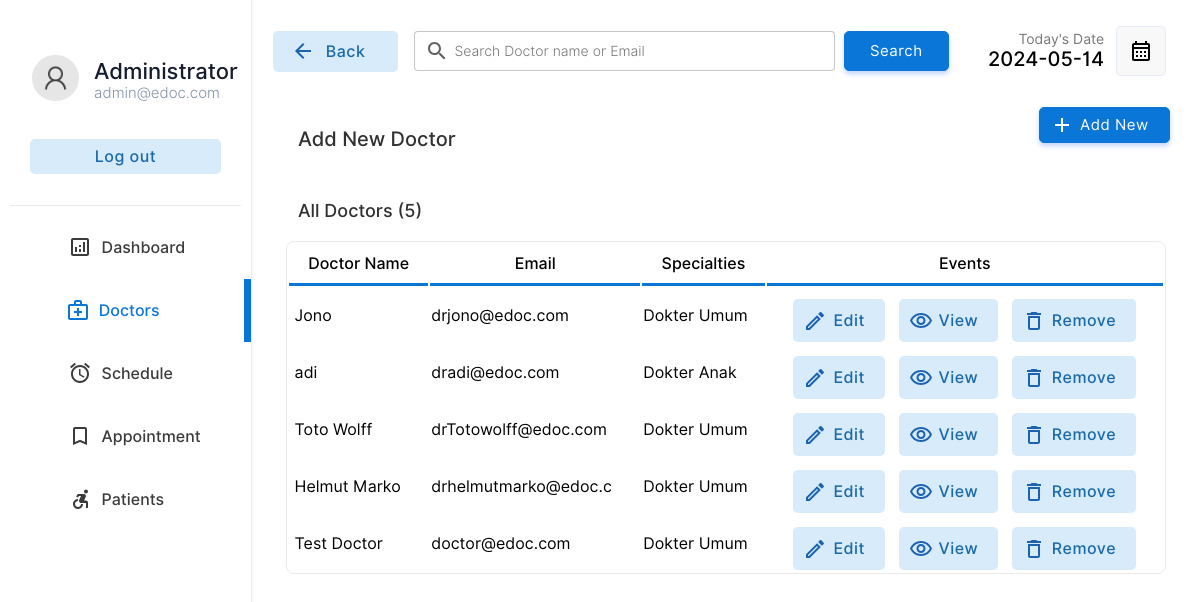
Page /doctor/doctors.php (signed in) on the committed database.
### tables this page shows
CREATE TABLE `doctor` (
  `docid` int(11) NOT NULL,
  `docemail` varchar(255) DEFAULT NULL,
  `docname` varchar(255) DEFAULT NULL,
  `docpassword` varchar(255) DEFAULT NULL,
  `docnic` varchar(15) DEFAULT NULL,
  `doctel` varchar(15) DEFAULT NULL,
  `specialties` int(2) DEFAULT NULL
);

CREATE TABLE `specialties` (
  `id` int(11) NOT NULL,
  `sname` varchar(50) DEFAULT NULL
);

### doctor/doctors.php (the view, shortened to what this page needs)
<!DOCTYPE html>
<html lang="en">
<head>
    <link rel="stylesheet" href="../css/animations.css">
    <link rel="stylesheet" href="../css/main.css">
    <link rel="stylesheet" href="../css/admin.css">
</head>
<body>
    <?php
    include("../connection.php");
    ?>
    <div class="container">
        <div class="menu">
            <table class="menu-container" border="0">
                <tr>
                    <td style="padding:10px" colspan="2">
                        <table border="0" class="profile-container">
                            <tr>
                                <td width="30%" style="padding-left:20px" >
                                    <img src="../img/user.png" alt="" width="100%" style="border-radius:50%">
                                </td>
                                <td style="padding:0px;margin:0px;">
                                    <p class="profile-title">Administrator</p>
                                    <p class="profile-subtitle">admin@edoc.com</p>
                                </td>
                            </tr>
                            <tr>
                                <td colspan="2">
                                <a href="../logout.php" ><input type="button" value="Log out" class="logout-btn btn-primary-soft btn"></a>
                                </td>
                            </tr>
                    </table>
                    </td>
                </tr>
                <tr class="menu-row" >
                    <td class="menu-btn menu-icon-dashbord" >
                        <a href="index.php" class="non-style-link-menu"><div><p class="menu-text">Dashboard</p></a></div></a>
                <tr class="menu-row">
                    <td class="menu-btn menu-icon-doctor menu-active menu-icon-doctor-active">
                        <a href="doctors.php" class="non-style-link-menu non-style-link-menu-active"><div><p class="menu-text">Doctors</p></a></div>
                <tr class="menu-row" >
                    <td class="menu-btn menu-icon-schedule">
                        <a href="schedule.php" class="non-style-link-menu"><div><p class="menu-text">Schedule</p></div></a>
                    </td>
                </tr>
                <tr class="menu-row">
                    <td class="menu-btn menu-icon-appoinment">
                        <a href="appointment.php" class="non-style-link-menu"><div><p class="menu-text">Appointment</p></a></div>
                    </td>
                </tr>
                <tr class="menu-row" >
                    <td class="menu-btn menu-icon-patient">
                        <a href="patient.php" class="non-style-link-menu"><div><p class="menu-text">Patients</p></a></div>
                    </td>
                </tr>
        <div class="dash-body">
            <table border="0" width="100%" style=" border-spacing: 0;margin:0;padding:0;margin-top:25px; ">
                <tr >
                    <td width="13%">
                        <a href="doctors.php" ><button  class="login-btn btn-primary-soft btn btn-icon-back"  style="padding-top:11px;padding-bottom:11px;margin-left:20px;width:125px"><font class="tn-in-text">Back</font></button></a>
                    </td>
                    <td>
                        <form action="" method="post" class="header-search">
                            <input type="search" name="search" class="input-text header-searchbar" placeholder="Search Doctor name or Email" list="doctors">&nbsp;&nbsp;
                            <?php
                                $list11 = $database->query("select  docname,docemail from  doctor;");
?>
                            <input type="Submit" value="Search" class="login-btn btn-primary btn" style="padding-left: 25px;padding-right: 25px;padding-top: 10px;padding-bottom: 10px;">
                        </form>
                    </td>
                    <td width="15%">
                        <p style="font-size: 14px;color: rgb(119, 119, 119);padding: 0;margin: 0;text-align: right;">
                            Today's Date
                        </p>
                        <p class="heading-sub12" style="padding: 0;margin: 0;">
                            <?php
                        $date = date('Y-m-d');
                        echo $date;
                        ?>
                        </p>
                    </td>
                    <td width="10%">
                        <button  class="btn-label"  style="display: flex;justify-content: center;align-items: center;"><img src="../img/calendar.svg" width="100%"></button>
                    </td>
                </tr>
                <tr >
                    <td colspan="2" style="padding-top:30px;">
                        <p class="heading-main12" style="margin-left: 45px;font-size:20px;color:rgb(49, 49, 49)">Add New Doctor</p>
                    </td>
                    <td colspan="2">
                        <a href="?action=add&id=none&error=0" class="non-style-link"><button  class="login-btn btn-primary btn button-icon"  style="display: flex;justify-content: center;align-items: center;margin-left:75px;background-image: url('../img/icons/add.svg');">Add New</font></button>
                            </a></td>
                </tr>
                <tr>
                    <td colspan="4" style="padding-top:10px;">
                        <p class="heading-main12" style="margin-left: 45px;font-size:18px;color:rgb(49, 49, 49)">All Doctors (<?php echo $list11->num_rows; ?>)</p>
                    </td>
                </tr>
                <?php
                    if($_POST){
                        $keyword=$_POST["search"];
                        $sqlmain= "select * from doctor where docemail='$keyword' or docname='$keyword' or docname like '$keyword%' or docname like '%$keyword' or docname like '%$keyword%'";
                    }else{
                        $sqlmain= "select * from doctor order by docid desc";
                    }
                ?>
                <tr>
                   <td colspan="4">
                       <center>
                        <div class="abc scroll">
                        <table width="93%" class="sub-table scrolldown" border="0">
                        <thead>
                        <tr>
                                <th class="table-headin">
                                Doctor Name
                                </th>
                                <th class="table-headin">
                                    Email
                                </th>
                                <th class="table-headin">
                                    Specialties
                                </th>
                                <th class="table-headin">
                                    Events
                                </tr>
                        </thead>
                        <tbody>
                            <?php
                                $result= $database->query($sqlmain);
                                if($result->num_rows==0){
                                    echo '<tr>
                                    <td colspan="4">
                                    <br><br><br><br>
                                    <center>
                                    <img src="../img/notfound.svg" width="25%">
                                    <br>
                                    <p class="heading-main12" style="margin-left: 45px;font-size:20px;color:rgb(49, 49, 49)">We  couldnt find anything related to your keywords !</p>
                                    <a class="non-style-link" href="doctors.php"><button  class="login-btn btn-primary-soft btn"  style="display: flex;justify-content: center;align-items: center;margin-left:20px;">&nbsp; Show all Doctors &nbsp;</font></button>
                                    </a>
                                    </center>
                                    <br><br><br><br>
                                    </td>
                                    </tr>';
                                }
                                else{
                                for ( $x=0; $x<$result->num_rows;$x++){
                                    $row=$result->fetch_assoc();
                                    $docid=$row["docid"];
                                    $name=$row["docname"];
                                    $email=$row["docemail"];
                                    $spe=$row["specialties"];
                                    $spcil_res= $database->query("select sname from specialties where id='$spe'");
                                    $spcil_array= $spcil_res->fetch_assoc();
                                    $spcil_name=$spcil_array["sname"];
                                    echo '<tr>
                                        <td> &nbsp;'.
                                        substr($name,0,30)
                                        .'</td>
                                        <td>
                                        '.substr($email,0,20).'
                                        </td>
                                        <td>
                                            '.substr($spcil_name,0,20).'
                                        </td>
                                        <td>
                                        <div style="display:flex;justify-content: center;">
                                        <a href="?action=edit&id='.$docid.'&error=0" class="non-style-link"><button  class="btn-primary-soft btn button-icon btn-edit"  style="padding-left: 40px;padding-top: 12px;padding-bottom: 12px;margin-top: 10px;"><font class="tn-in-text">Edit</font></button></a>
                                        &nbsp;&nbsp;&nbsp;
                                        <a href="?action=view&id='.$docid.'" class="non-style-link"><button  class="btn-primary-soft btn button-icon btn-view"  style="padding-left: 40px;padding-top: 12px;padding-bottom: 12px;margin-top: 10px;"><font class="tn-in-text">View</font></button></a>
                                       &nbsp;&nbsp;&nbsp;
                                       <a href="?action=drop&id='.$docid.'&name='.$name.'" class="non-style-link"><button  class="btn-primary-soft btn button-icon btn-delete"  style="padding-left: 40px;padding-top: 12px;padding-bottom: 12px;margin-top: 10px;"><font class="tn-in-text">Remove</font></button></a>
                                        </div>
                                        </td>
                                    </tr>';
                                }
                            }
                            ?>
                            </tbody>
                        </table>
                        </div>
                        </center>
                   </td>
                </tr>
            </table>
        </div>
</body>
</html>

### css/main.css (style rules this page uses)
:root { --primarycolor: #0A76D8; --primarycolorhover: #006dd3; --btnice:#D8EBFA; --btnnicetext:#1b62b3; }
body { margin: 0; padding: 0; border-spacing: 0; font-family: 'Inter', sans-serif; }
.input-text { border-radius: 4px; border: 0.5px solid rgb(226, 226, 226); padding: 10px; width: 92%; transition: 0.2s; outline: none; }
.input-text { border: 1px solid #e9ecef; font-size: 14px; line-height: 26px; background-color: #fff; display: block; width: 100%; padding: .375rem .75rem; font-weight: 300; line-height: 1.5; color: #212529; background-color: #fff; background-clip: padding-box; -webkit-appearance: none; -moz-appearance: none; appearance: none; border-radius: .25rem; transition: border-color .15s ease-in-out,box-shadow .15s ease-in-out; }
.input-text::placeholder { font-family: 'Inter', sans-serif; }
.btn { cursor: pointer; padding: 8px 20px; outline: none; text-decoration: none; font-size: 15px; letter-spacing: 0.5px; transition: all 0.3s; border-radius: 5px; font-family: 'Inter', sans-serif; }
.btn-primary { background-color: var(--primarycolor) ; border: 1px solid var(--primarycolor) ; color: #fff ; box-shadow: 0 3px 5px 0 rgba(57,108,240,0.3); }
.btn-primary-soft { background-color: #D8EBFA ; color: #1969AA; font-weight: 500; font-size: 16px; border: none; }
.non-style-link:link, .non-style-link:visited, .non-style-link:hover, .non-style-link:active { text-decoration: none; color: rgb(43, 43, 43); }
.btn-label { margin-left: 10px; padding: 12px 12px; outline: none; text-decoration: none; font-size: 15px; letter-spacing: 0.5px; transition: all 0.3s; border-radius: 5px; background-color: #f0f0f073; border: 1px solid rgba(57,108,240,0.1) ; font-family: 'Inter', sans-serif; }
.sub-table { border: 1px solid #ebebeb; border-radius: 8px; }
.table-headin { font-size: 16px; font-weight: 500; padding: 10px; border-bottom: 3px solid var(--primarycolor); }
.abc { width: 100%; height: 550px; overflow: auto; }
input[type=search] { background-image: url('../img/search.svg'); background-position: 10px 50%; background-repeat: no-repeat; transition: 0.5s; padding: 8px 20px 8px 40px; }
.button-icon { background-position: 10px 50%; background-repeat: no-repeat; transition: 0.5s; padding: 8px 20px 8px 40px; }
.menu-btn { padding:6px; color: #3b3b3b; background-position: 30% 50%; background-repeat: no-repeat; transition: 0.5s; }
.menu-text { padding-left: 40%; font-weight: 500; font-size: 16px; }
.menu-active { color: var(--primarycolor); border-right: 7px solid var(--primarycolor); background-color: var(); }
.non-style-link-menu:link, .non-style-link-menu:visited, .non-style-link-menu:active { text-decoration: none; color: #3b3b3b; }
.non-style-link-menu-active:link, .non-style-link-menu-active:visited, .non-style-link-menu-active:active { text-decoration: none; color: var(--primarycolor); }
.menu-icon-dashbord { background-image: url('../img/icons/dashboard.svg'); }
.menu-icon-doctor { background-image: url('../img/icons/doctors.svg'); }
.menu-icon-schedule { background-image: url('../img/icons/schedule.svg'); }
.menu-icon-appoinment { background-image: url('../img/icons/book.svg'); }
.menu-icon-patient { background-image: url('../img/icons/patients.svg'); }
.menu-icon-doctor:hover,.menu-icon-doctor-active { color: var(--primarycolor); background-image: url('../img/icons/doctors-hover.svg'); }
.btn-icon-back { background-image: url('../img/icons/back-iceblue.svg'); background-position: 18px 50%; background-repeat: no-repeat; transition: 0.5s; padding: 8px 20px 8px 40px; }
.btn-edit { background-image: url('../img/icons/edit-iceblue.svg'); }
.btn-view { background-image: url('../img/icons/view-iceblue.svg'); }
.btn-delete { background-image: url('../img/icons/delete-iceblue.svg'); }

### doctor/doctors.php (style rules this page uses)
.sub-table { animation: transitionIn-Y-bottom 0.5s; }

### rows in the picture
doctor: docname "Jono", docemail "drjono@edoc.com", specialties.sname "Dokter Umum"
doctor: docname "adi", docemail "dradi@edoc.com", specialties.sname "Dokter Anak"
doctor: docname "Toto Wolff", docemail "drTotowolff@edoc.com", specialties.sname "Dokter Umum"
doctor: docname "Helmut Marko", docemail "drhelmutmarko@edoc.c", specialties.sname "Dokter Umum"
doctor: docname "Test Doctor", docemail "doctor@edoc.com", specialties.sname "Dokter Umum"

### other values in the picture
$list11->num_rows "5"
